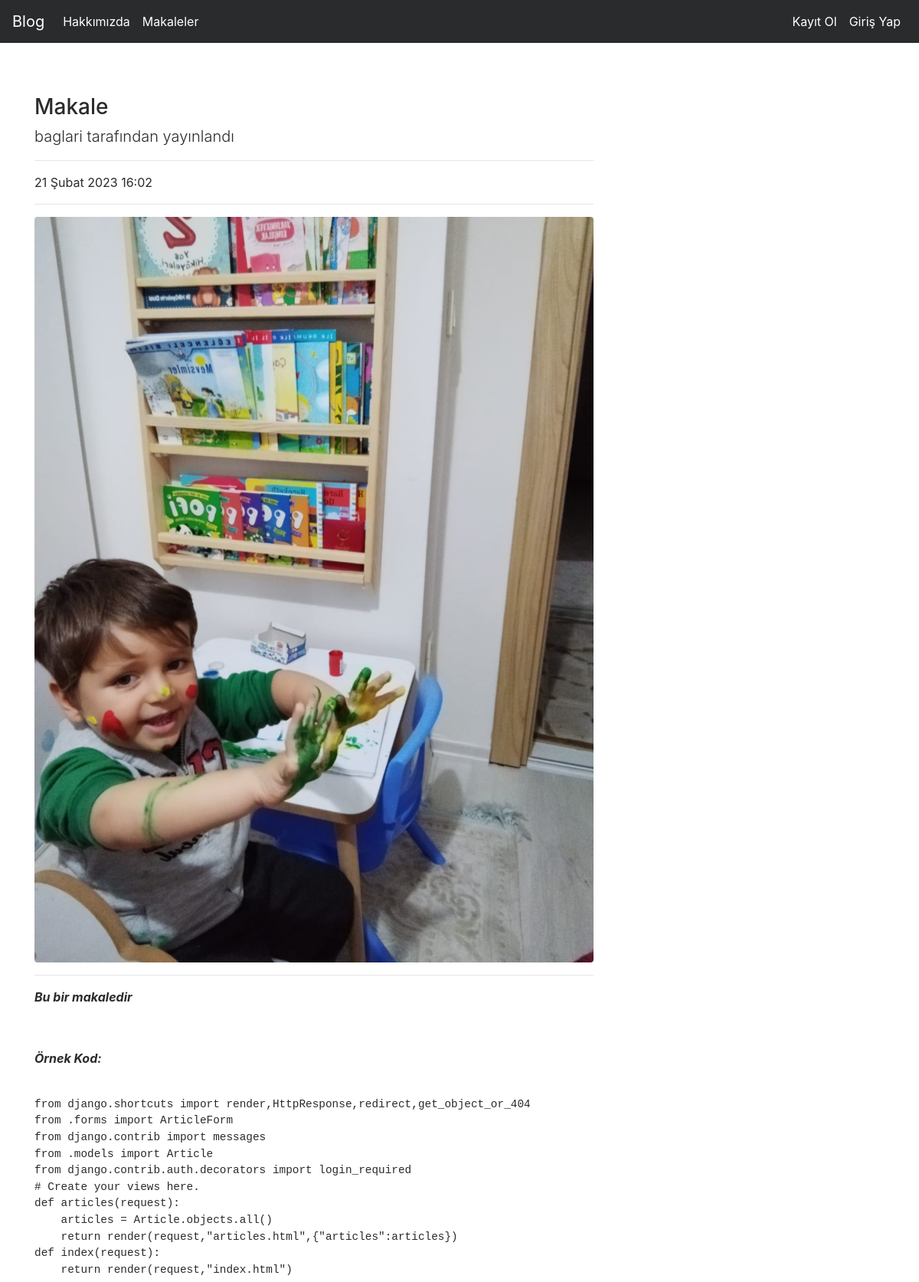
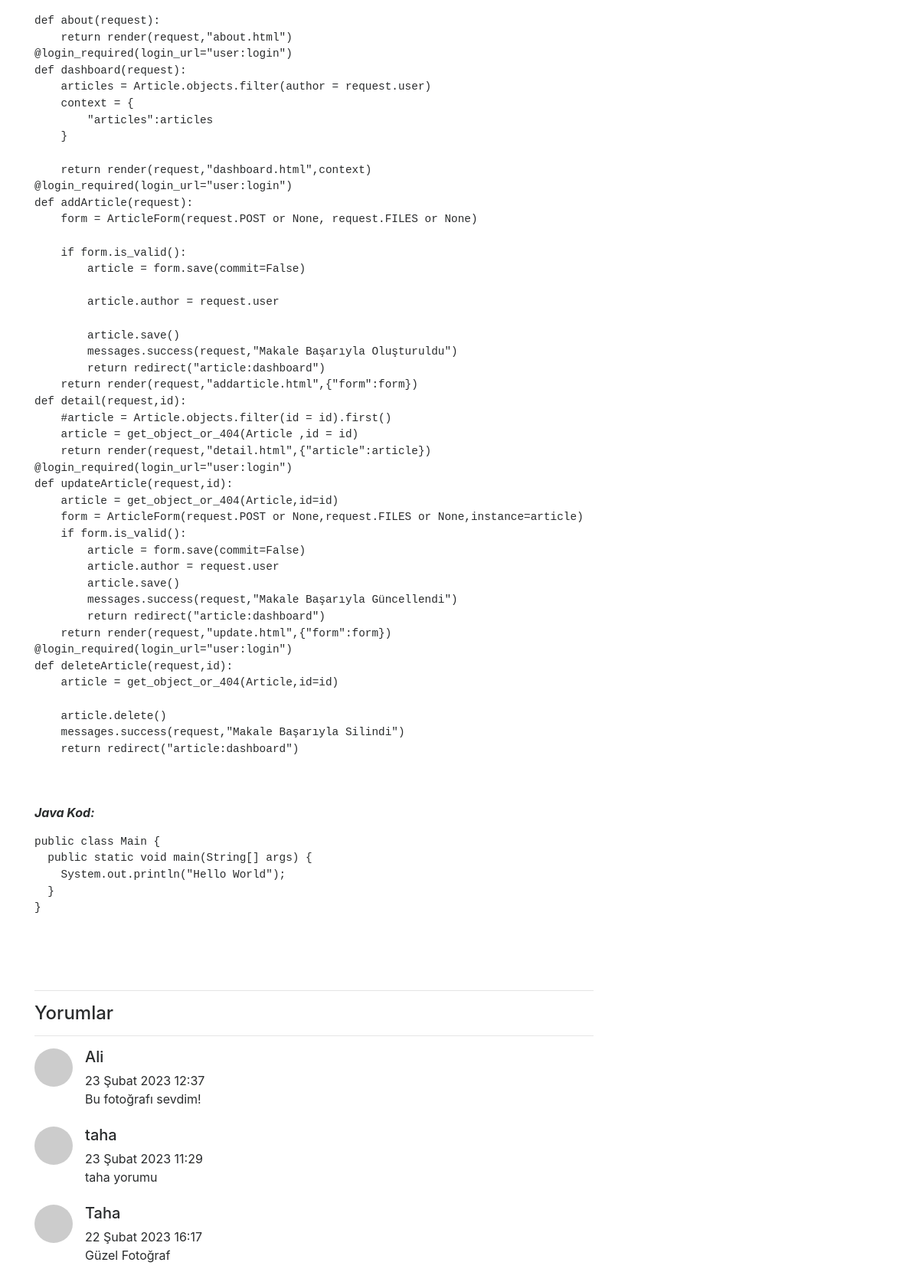
The app's page /articles/article/23 (upper part) with its own data (2 pictures, top to bottom).
### article/models.py (models this page shows, shortened)
class Article(models.Model):
    author = models.ForeignKey("auth.User",on_delete=models.CASCADE,verbose_name="Yazar")
    title = models.CharField(max_length=50,verbose_name="Başlık")
    content = RichTextField()
    created_date = models.DateTimeField(auto_now_add=True,verbose_name="Oluşturulma Tarihi")
    article_image = models.FileField(blank=True, null=True, verbose_name="Makaleye Fotoğraf Ekleyin")
    class Meta:
        ordering = ['-created_date']

class Comment(models.Model):
    article = models.ForeignKey(Article,on_delete=models.CASCADE,verbose_name="Makale",related_name="comments")
    comment_author = models.CharField(max_length=50,verbose_name="İsim")
    comment_content = models.CharField(max_length=200,verbose_name="Yorum")
    comment_date = models.DateTimeField(auto_now_add=True)
    class Meta:
        ordering = ['-comment_date']

### article/views.py (the view)
# urls.py: path('article/<int:id>',views.detail,name = "detail"),
def detail(request,id):
    article = get_object_or_404(Article ,id = id)
    comments = article.comments.all()
    return render(request,"detail.html",{"article":article,"comments":comments})

### templates/detail.html (shortened to what this page needs)
{% extends "layout.html" %}
{% block body %}
<div class="row">
    <div class="col-lg-8">
      <h3 class="mt-4">{{article.title}}</h3>
      <p class="lead">
        {{article.author.username}} tarafından yayınlandı
      </p>
      <hr>
      <p>{{article.created_date}}</p>
      <hr>
      {% if article.article_image %}
              <img class="img-fluid rounded" src="{{article.article_image.url}}" alt="">
      {% endif %}
      <hr>
      <p class="lead">
        {{article.content|safe}}
      </p>
      <hr>
      <h4>Yorumlar</h4>
      <hr>
      {% if comments %}
       {% for comment in comments  %}
        <div class="media mb-4">
            <img class="d-flex mr-3 rounded-circle" src="http://placehold.it/50x50" alt="">
            <div class="media-body">
              <h5 class="mt-0">{{comment.comment_author}}</h5>
              {{comment.comment_date}}
              <br>
              {{comment.comment_content}}
           </div>
        </div>
       {% endfor %}
      {% else %}
      <div class = "alert alert-danger">
        Bu makaleye herhangi bir yorum yazılmamış, ilk yorum yapan siz olun!
      </div>
      {% endif %}
        </div>
      </div>
{% endblock body %}

### records on screen
Article: title "Makale", author.username "baglari", created_date "21 Şubat 2023 16:02", article_image (picture), content "Bu bir makaledir Örnek Kod: from django.shortcuts import render,HttpResponse,redirect,get_object_or_404 from .forms import ArticleForm from django.contrib import messages from .models import Article from django.contrib.auth.decorators import login_required # Create your views here. def articles(request): articles = Article.objects.all() return render(request,\"articles.html\",{\"articles\":articles}) def index(request): return render(request,\"index.html\") def about(request): return render(request,\"about.html\") @login_required(login_url=\"user:login\") def dashboard(request): articles = Article.objects.filter(author = request.user) context = { \"articles\":articles } return…"
Comment: comment_author "Ali", comment_date "23 Şubat 2023 12:37", comment_content "Bu fotoğrafı sevdim!"
Comment: comment_author "taha", comment_date "23 Şubat 2023 11:29", comment_content "taha yorumu"
Comment: comment_author "Taha", comment_date "22 Şubat 2023 16:17", comment_content "Güzel Fotoğraf"
